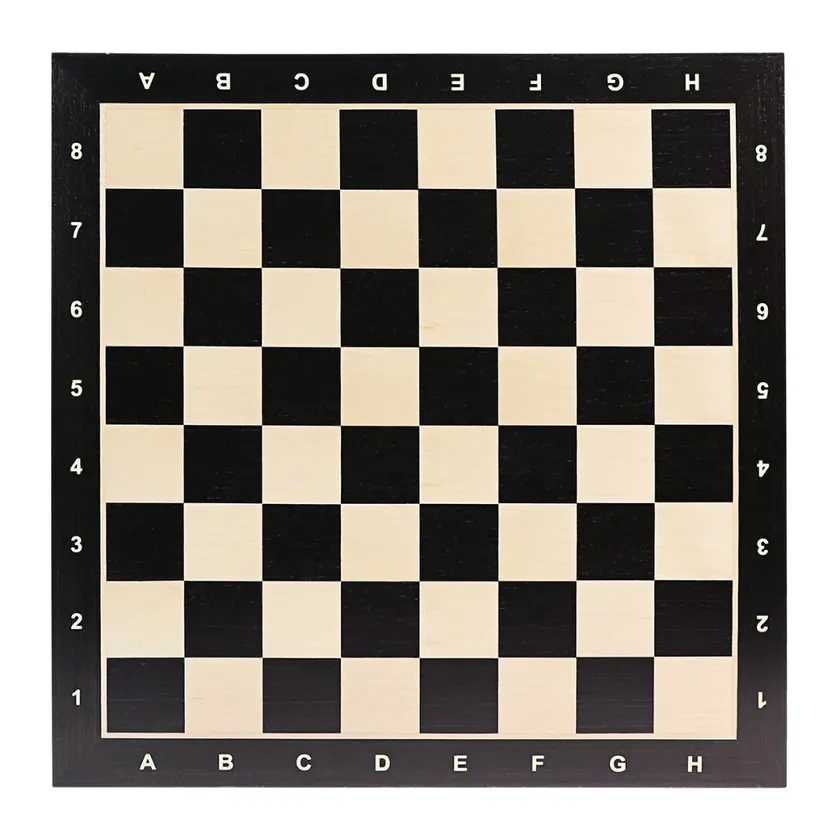
#> input picture images/chessboard.webp, 840 x 840 px, shrunk from 1000 x 1000 before the run, found by its file name
$ python shape_detection.py
#> lines starting #> are read from the running program, lines starting #| are printed output that depends on the picture; after the words box and inside, x2 and y2 are one past the last pixel; in counts of white or black regions, pixels touching at a corner belong together
import matplotlib.pyplot as plt
from skimage import io, color, exposure, transform
import numpy as np
import cv2
import matplotlib.pyplot as plt

from sobel import sobel


image = cv2.imread('images/chessboard.webp')
#> image is the input picture: shape (840, 840, 3); mean B, G, R 133.3, 141.1, 146.6

image_gray = (color.rgb2gray(image) * 255).astype(np.uint8)
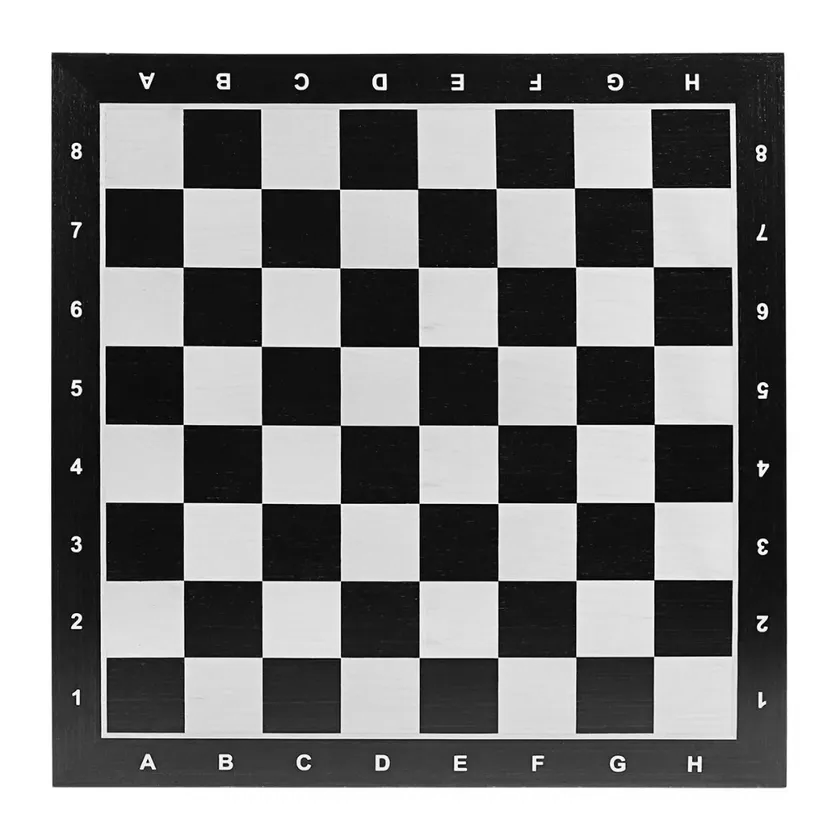
#> image_gray: shape (840, 840); min 0, max 255, mean 139.5

# image = cv2.GaussianBlur(image, (5, 5), 0)

# image_grad_x, image_grad_y, grad_magnitude = sobel(image_gray)
grad_magnitude = cv2.Canny(image_gray, threshold1=100, threshold2=200)
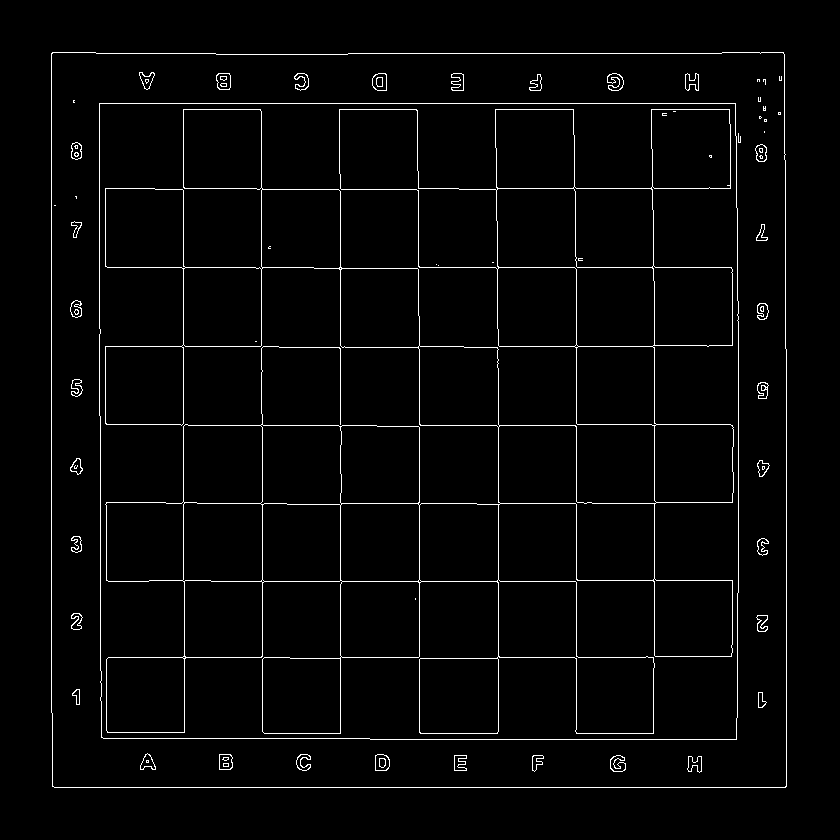
#> grad_magnitude: shape (840, 840); 2.5% white in thin lines or dots, all inside (x1, y1, x2, y2) = (51, 52, 787, 788)

_, grad_magnitude = cv2.threshold(grad_magnitude, 70, 255, cv2.THRESH_BINARY)

# kernel = cv2.getStructuringElement(cv2.MORPH_RECT, (3, 3))
# grad_magnitude = cv2.dilate(grad_magnitude, kernel, iterations=1)
# grad_magnitude = cv2.erode(grad_magnitude, kernel, iterations=1)

contours, _ = cv2.findContours(grad_magnitude, cv2.RETR_EXTERNAL, cv2.CHAIN_APPROX_NONE)
#> contours = 1 contour; box (x1, y1, x2, y2) and area: (51, 52, 787, 788) 538984


def approx_with_circle(image, contour):
    (x,y),radius = cv2.minEnclosingCircle(contour)
    center = (int(x),int(y))
    radius = int(radius)
    cv2.circle(image,center,radius,(255,255,0),10)
    cv2.putText(image, "Circle", (center[0]-35, center[1]), cv2.FONT_HERSHEY_SIMPLEX, 0.9, (255, 255, 0), 3)

def approx_with_rectangle(image, approx):
    x, y, w, h = cv2.boundingRect(approx)
    aspect_ratio = float(w) / h

    if 0.5 <= aspect_ratio <= 1.5:
        shape_name = "Square"
    else:
        shape_name = "Rectangle"
    cv2.drawContours(grad_magnitude, [approx], 0, (255, 255, 0), 10)
    cv2.putText(grad_magnitude, shape_name, (x, y - 10), cv2.FONT_HERSHEY_SIMPLEX, 0.9, (255, 255, 0), 3)


def detect_shapes(image, contour):
    approx = cv2.approxPolyDP(contour, 0.02 * cv2.arcLength(contour, True), True)
    area = cv2.contourArea(contour)

    min_area = 100

    if area > min_area:
        if len(approx) == 3:
            shape_name = "Triangle"
            cv2.drawContours(grad_magnitude, [approx], 0, (255, 255, 0), 10)
            cv2.putText(grad_magnitude, shape_name, (x, y - 10), cv2.FONT_HERSHEY_SIMPLEX, 0.9, (255, 255, 0), 3)
        elif len(approx) == 4:
            approx_with_rectangle(grad_magnitude, approx)
        elif len(approx) > 5:
            approx_with_circle(grad_magnitude, contour)
        else:
            shape_name = "Polygon"


min_area = 100
for contour in contours:
    area = cv2.contourArea(contour)
    if area > min_area:
        detect_shapes(image, contour)
#> this loop made 1 pass
#> (approx in detect_shapes, min_area in detect_shapes) on pass 1: ([[52, 52], [52, 786], [785, 787], [783, 52]], 100)

plt.figure(figsize=(10, 5))
# plt.imshow(image, cmap='gray')
plt.imshow(grad_magnitude, cmap='gray')
plt.show()
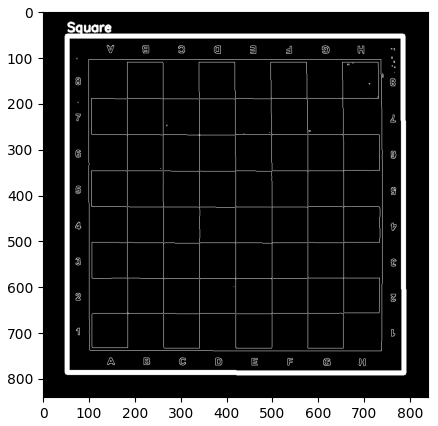
#> figure drawn by matplotlib, 1 panel
